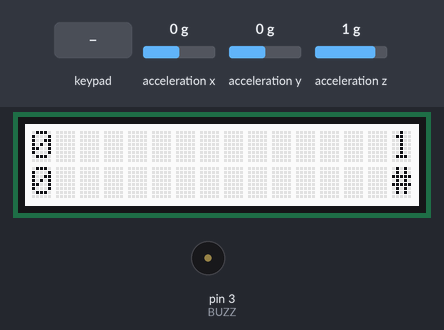
This sketch was run on a simulated Arduino Uno, built with avr-gcc and run on an emulated ATmega328P. On the bench: 16×2 character LCD, buzzer (waves = sounding). The test bench sets the inputs (shaded band); at power-on: acceleration x 0 g, acceleration y 0 g, acceleration z 1 g. Storage starts empty.

Above: at 1.3 s.
1.4 s: key 'U' pressed
At 2.0 s:
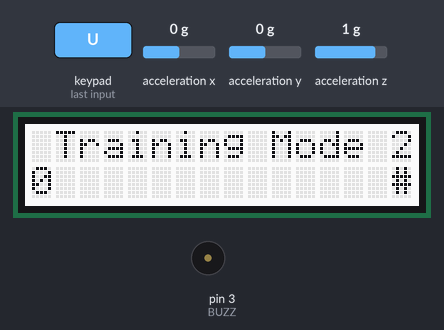
3.7 s: key 'D' pressed
At 15.1 s:
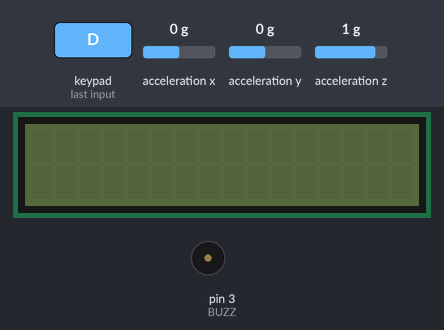
Timing chart, 0 to 15.4 s (numbered marks = the images above; inputs shaded):
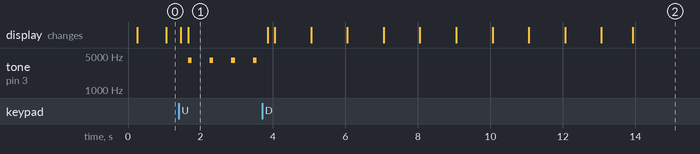

Measured:
- after the input at 1.4 s, tone on pin 3 (BUZZ): alternates 4100 Hz for 0.10 s and silent for 0.50 s, starting after 0.26 s; the display: first changes after 0.06 s (image 1 shows a later state)
- after the input at 3.7 s, tone on pin 3 (BUZZ): stops changing and stays silent; the display: first changes after 0.16 s (image 2 shows a later state)

The sketch:

Fitbrick.ino
```cpp
/******************************************************************/
/*
      @file: Fitbrick
      @authors: Matias Lopez, Raiyan Sobhan

*/
/******************************************************************/

/* Loading Libraries */
#include <Wire.h>     // I2C
#include <SPI.h>      // SD Card
#include <SD.h>
#include <utility/Adafruit_MCP23017.h>
#include <Adafruit_RGBLCDShield.h>
#include <Adafruit_MMA8451.h>
#include <Adafruit_Sensor.h>

/* Initialize Peripherals */
Adafruit_RGBLCDShield lcd = Adafruit_RGBLCDShield();
Adafruit_MMA8451      mma = Adafruit_MMA8451();
sensors_event_t event;
int x, y, z;

/* Define Constants */
#define SDRATE 30000
#define BRATE 300
#define TRATE 500
#define KRATE 20000
#define RATE 100
#define TSTEP 500
#define RSTEP 3
#define WEIGHT 10
#define SLEEP 10000
#define SON 0x7
#define SOFF 0x0
#define BDEB 150
#define BUZZ 3

/* Define variables */
int activity = 1;
int threshold;
unsigned long hiddenSteps;
unsigned long localSteps;
unsigned long globalSteps;
int userAct;

/* Define debounces */
bool screenID;
bool screenOn;

/* Define timer */
long lastStep, screenTime, frameStart, saveData, buttonDebounce, lastBuzz, kickAss, lazyAss;


void setup(void) {
  Serial.begin(9600);

  /* Initialize LCD */
  lcd.begin(16, 2);
  enableScreen(1);
  lcd.print(F("  Initializing                  "));

  /* Set SD Card */
  if (!SD.begin()) {
    Serial.println(F("Error: SD Failed"));
    while (1);
  }

  /* Initialize sensor */
  if (!mma.begin()) {
    Serial.println(F("Error: MMA Failed"));
    while (1);
  }

  /* Set parameters and default */
  mma.setRange(MMA8451_RANGE_4_G);

  /* Restore Values */
  restore();
}

unsigned long frames;
int sx, sy, sz, ox, oy, oz;
void loop() {
  frames++; frameStart = millis();

  /* Accept user input */
  uint8_t buttons = lcd.readButtons();
  if (buttons && millis() - buttonDebounce > BDEB) {
    enableScreen(1); buttonDebounce = millis();
    if (buttons & BUTTON_LEFT || buttons & BUTTON_RIGHT) {
      if (screenID == 0) {
        screenID = 1;
      }
      else if (screenID == 1) {
        screenID = 0;
      }
    }
    else if (buttons & BUTTON_SELECT) {
      localSteps = 0;
    }
    else if ((buttons & BUTTON_UP) && userAct < 3) {
      userAct++;
    }
    else if ((buttons & BUTTON_DOWN) && userAct > 0) {
      userAct--;
    }
  }

  /* Read from the sensor */
  mma.read(); mma.getEvent(&event);
  x = 100 * event.acceleration.x;
  y = 100 * event.acceleration.y;
  z = 100 * event.acceleration.z;

  /* Set orientation baseline */
  if (frames % BRATE == 1) {
    ox = (ox + x) / 2; oy = (oy + y) / 2; oz = (oz + z) / 2;
  }

  /* Calculate activity level */
  int spm = int(float(hiddenSteps) / ( float(millis() - saveData) / 60000.0 ));
  if (spm < 120 && activity != 1) {
    activity = 1;
    store(spm);
  }
  else if (spm >= 160 && activity != 3) {
    activity = 3;
    if (millis() - lazyAss > KRATE) {
      kickAss = millis();
    }
    store(spm);
  }
  else if (spm >= 120 && spm < 160 && activity != 2) {
    activity = 2;
    store(spm);
  }
  if (activity == 3) {
    lazyAss = millis();
  }

  /* Obtain my value */
  int param = getParameter();
  hiddenSteps += 2 * isStep(param);

  /* Refresh screen */
  if (millis() - screenTime < SLEEP) {
    if (screenOn == 0) {
      enableScreen(1);
    }
    if (frames % 2 == 0) {
      screenInfo();
    }
  }
  else if (screenOn == 1) {
    enableScreen(0);
  }

  /* Store values */
  if (millis() - saveData > SDRATE) {
    saveData = millis();
    store(spm);
  }

  /* Adapt threshold */
  threshold = ((WEIGHT - 1) * threshold + param) / WEIGHT;
  if (threshold < 10) {
    threshold = 10;
  }

  /* Trainer Mode */
  if (userAct > activity) {
    if (millis() - lastBuzz > TRATE) {
      tone(BUZZ, 4100, RATE);
      lastBuzz = millis();
    }
  }
  else {
    noTone(BUZZ);
  }

  /* Timeout */
  long safety = RATE - (millis() - frameStart);
  if (safety < 0) {
    safety = 0;
  }
  delay(safety);
}

int oldParam = 0; int stepsSinceReset;
int isStep(int param) {
  int flag;

  /* Detect step */
  if (param <= threshold && oldParam > threshold) {
    flag = 1;
    /* Verify Integrity of Step */
    if ((millis() - lastStep) < long(TSTEP)) {
      /* Reset thresholding */
      sx = 0; sy = 0; sz = 0;
      ox = x; oy = y; oz = z;
      stepsSinceReset = 0;
      threshold = 0;
    }
    else {
      stepsSinceReset++;
    }
    lastStep = millis();
  }
  else {
    flag = 0;
  }
  oldParam = param;

  /* Determine if data is reliable to publish */
  if (stepsSinceReset < int(RSTEP)) {
    return 0;
  }
  else if (stepsSinceReset == int(RSTEP)) {
    return int(RSTEP) * int(flag);
  }
  else {
    return flag;
  }
}

int op[] = {0, 0, 0, 0};
int getParameter() {
  /* Cycle through moving averager */
  op[0] = op[1]; op[1] = op[2]; op[2] = op[3];

  /* Update sum parameter */
  sx += x - ox; sy += y - oy; sz += z - oz;

  /* Update old values */
  ox = x; oy = y; oz = z;

  /* Determine parameter */
  op[3] = sy;
  if (op[3] < sx) {
    op[3] = sx;
  }
  if (op[3] < sz) {
    op[3] = sz;
  }

  /* Return moving average */
  return (op[0] + op[1] + op[2] + op[3]) / 4;
}

void screenInfo() {

  /* First line */
  lcd.setCursor(0, 0);
  if (userAct > 0) {
    lcd.print(F(" Training Mode "));
    lcd.print(String(userAct));
  }
  else if (screenID == 1) {
    String X = String(x);
    String Y = String(y);
    String Z = String(z);

    for (int i = 0; i < 5 - X.length(); i++) {
      lcd.print(F(" "));
    }
    lcd.print(X);
    for (int i = 0; i < 5 - Y.length(); i++) {
      lcd.print(F(" "));
    }
    lcd.print(Y);
    for (int i = 0; i < 5 - Z.length(); i++) {
      lcd.print(F(" "));
    }
    lcd.print(Z);
    lcd.print(F(" "));
  }
  else {
    String local = String(localSteps); String kickButt;
    if (millis() - lazyAss < KRATE) {
      kickButt = String( (millis() - kickAss) / 1000 );
    }
    lcd.print(local);
    for (int i = 0; i < 16 - local.length() - kickButt.length(); i++) {
      lcd.print(F(" "));
    }
    lcd.print(kickButt);
  }

  /* Second Line */
  lcd.setCursor(0, 1);
  String act; String global = String(globalSteps);
  for (int i = 0; i < activity; i++) {
    act += F("#");
  }
  lcd.print(global);
  for (int i = 0; i < 16 - global.length() - act.length(); i++) {
    lcd.print(F(" "));
  }
  lcd.print(act);
}

void enableScreen(bool state) {
  if (state == 1) {
    screenOn = 1;
    lcd.setBacklight(SON);
    screenTime = millis();
  }
  else {
    screenOn = 0;
    lcd.clear();
    lcd.setBacklight(SOFF);
  }
}


void store(int s) {
  /* Update */
  globalSteps += hiddenSteps;
  localSteps += hiddenSteps;

  /* Save */
  File root = SD.open(F("ftbrklog.csv"), FILE_WRITE);
  String output = String(globalSteps);
  output += F(",");
  output += String(hiddenSteps);
  output += F(",");
  output += String(s);
  output += F(",");
  output += String(activity);
  output += F(",");
  output += String(millis() / 1000);
  root.println(output);
  root.close();

  /* Reset */
  hiddenSteps = 0;
}

void restore() {
  if (SD.exists(F("ftbrklog.csv"))) {
    /* Open File */
    File root = SD.open(F("ftbrklog.csv"), FILE_READ);
    String memory; int state; bool header = 1;

    /* Read through file */
    while (root.available()) {
      char c = root.read();
      if (c == '\n') {
        state = 1;
      }
      else if (c == ',') {
        state = 2;
      }
      else if (state != 2) {
        if (state == 1) {
          memory = F("");
          header = 0;
          state = 0;
        }
        memory += c;
      }
    }

    /* Finalize */
    if (header == 0) {
      globalSteps = memory.toInt();
    }
    root.close();
  }
  else {
    File root = SD.open(F("ftbrklog.csv"), FILE_WRITE);
    root.println("Steps,Delta,SPM,Activity,Secs");
    root.close();
  }
}
```
